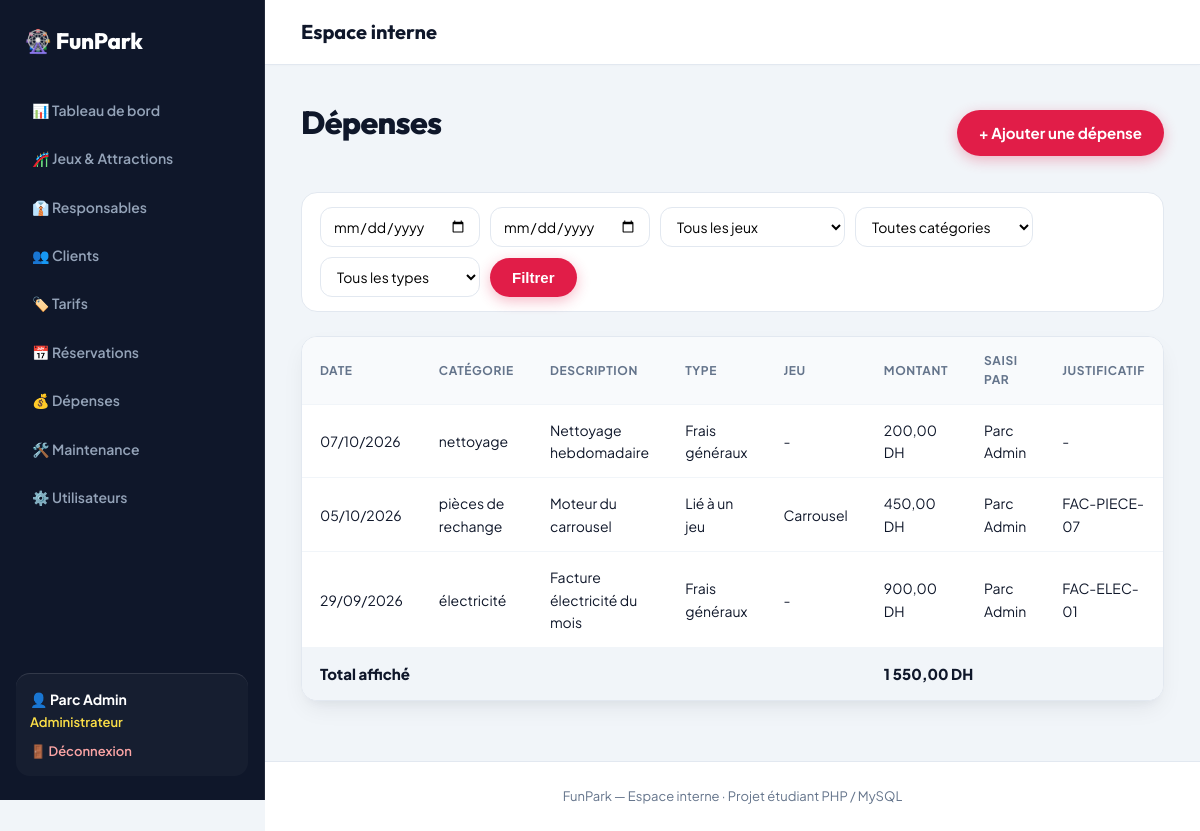
Screenshot of /index.php?page=depenses&action=index (signed in) with the database file from the repository.
### tables this page shows
CREATE TABLE depense (
  id_depense INT AUTO_INCREMENT PRIMARY KEY,
  categorie VARCHAR(50) NOT NULL,
  description VARCHAR(255) NOT NULL,
  montant DECIMAL(10,2) NOT NULL,
  date_depense DATE NOT NULL,
  type ENUM('jeu','general') NOT NULL,
  justificatif VARCHAR(100) NULL,
  id_jeu INT NULL,
  id_utilisateur INT NOT NULL,
  FOREIGN KEY (id_jeu) REFERENCES jeu(id_jeu),
  FOREIGN KEY (id_utilisateur) REFERENCES utilisateur(id_utilisateur)
);

CREATE TABLE utilisateur (
  id_utilisateur INT AUTO_INCREMENT PRIMARY KEY,
  nom VARCHAR(50) NOT NULL,
  prenom VARCHAR(50) NOT NULL,
  email VARCHAR(100) NOT NULL UNIQUE,
  mot_de_passe VARCHAR(255) NOT NULL,
  role ENUM('admin','responsable','agent','client') NOT NULL,
  actif TINYINT(1) NOT NULL DEFAULT 1,
  id_responsable INT NULL,
  id_client INT NULL,
  FOREIGN KEY (id_responsable) REFERENCES responsable(id_responsable),
  FOREIGN KEY (id_client) REFERENCES client(id_client)
);

CREATE TABLE jeu (
  id_jeu INT AUTO_INCREMENT PRIMARY KEY,
  nom VARCHAR(80) NOT NULL,
  description TEXT,
  categorie VARCHAR(50) NOT NULL,
  age_minimum INT NOT NULL DEFAULT 0,
  capacite INT NOT NULL,
  duree_session INT NOT NULL,
  tarif DECIMAL(8,2) NOT NULL,
  etat ENUM('disponible','en_fonctionnement','en_maintenance','hors_service','ferme_temporairement') NOT NULL DEFAULT 'disponible',
  date_mise_service DATE,
  actif TINYINT(1) NOT NULL DEFAULT 1,
  id_responsable INT NULL,
  FOREIGN KEY (id_responsable) REFERENCES responsable(id_responsable)
);

### config/helpers.php (called while the page is built, shortened)
<?php
function libelle($valeur) {
    $textes = [
        'disponible' => 'Disponible', 'en_fonctionnement' => 'En fonctionnement', 'en_maintenance' => 'En maintenance',
        'hors_service' => 'Hors service', 'ferme_temporairement' => 'Fermé temporairement',
        'admin' => 'Administrateur', 'responsable' => 'Responsable de jeu', 'agent' => 'Agent de vente / accueil',
        'client' => 'Client / visiteur',
        'especes' => 'Espèces', 'carte' => 'Carte', 'paye' => 'Payé', 'en_attente' => 'En attente',
        'confirmee' => 'Confirmée', 'payee' => 'Payée', 'utilisee' => 'Utilisée', 'annulee' => 'Annulée',
        'signalee' => 'Signalée', 'planifiee' => 'Planifiée', 'en_cours' => 'En cours', 'terminee' => 'Terminée',
        'jeu' => 'Lié à un jeu', 'general' => 'Frais généraux',
        'individuel' => 'Individuel', 'famille' => 'Famille', 'groupe' => 'Groupe',
        'actif' => 'Actif', 'inactif' => 'Inactif', 'valide' => 'Valide', 'utilise' => 'Utilisé',
        'billet' => 'Billets', 'reservation' => 'Réservation', 'abonnement' => 'Abonnement', 'autre' => 'Autre',
    ];
    return $textes[$valeur] ?? $valeur;
}
function e($texte) {
    return htmlspecialchars((string)$texte, ENT_QUOTES, 'UTF-8');
}
function montant($valeur) {
    return number_format((float)$valeur, 2, ',', ' ') . ' DH';
}
function dateFr($date) {
    return $date ? date('d/m/Y', strtotime($date)) : '-';
}
function url($page, $action = 'index', $params = []) {
    return 'index.php?' . http_build_query(array_merge(['page' => $page, 'action' => $action], $params));
}
function roleActuel() {
    return $_SESSION['user']['role'] ?? '';
}
function vue($fichier, $donnees = [], $mode = null) {
    extract($donnees);
    require RACINE . '/views/layout/header.php';
    require RACINE . '/views/layout/navbar.php';
    require RACINE . '/views/' . $fichier . '.php';
    require RACINE . '/views/layout/footer.php';
}

### controllers/DepenseController.php (called while the page is built, shortened)
<?php
class DepenseController {
    private $pdo, $depense;
    public function __construct($pdo) {
        $this->pdo = $pdo;
        $this->depense = new Depense($pdo);
    }
    public function actionIndex() {
        $filtres = ['date_debut' => $_GET['date_debut'] ?? '', 'date_fin' => $_GET['date_fin'] ?? '', 'id_jeu' => $_GET['id_jeu'] ?? '',
                    'categorie' => $_GET['categorie'] ?? '', 'type' => $_GET['type'] ?? ''];
        $idResp = (roleActuel() === 'responsable') ? (idResponsableSession() ?: -1) : null;
        $depenses = $this->depense->tous($filtres, $idResp);
        $total = 0;
        foreach ($depenses as $d) { $total += $d['montant']; }
        $jeux = (roleActuel() === 'admin') ? (new Jeu($this->pdo))->actifs()
              : (new Jeu($this->pdo))->tous(['q' => '', 'etat' => '', 'categorie' => '', 'id_responsable' => ''], 'responsable', $idResp);
        vue('depenses/index', ['depenses' => $depenses, 'filtres' => $filtres, 'total' => $total, 'jeux' => $jeux]);
    }
}

### index.php (called while the page is built, shortened)
<?php
require RACINE . '/config/helpers.php';
$action = $_GET['action'] ?? 'index';
try {
    $controleur = new $nomClasse(getPDO());
    $methode = 'action' . ucfirst($action);
    $controleur->$methode();
} catch (PDOException $e) {
    die("Erreur de base de données : " . e($e->getMessage()));
}

### models/Depense.php (called while the page is built, shortened)
<?php
class Depense {
    private $pdo;
    public function __construct($pdo) { $this->pdo = $pdo; }
    public function tous($f, $idResponsable = null) {
        $sql = "SELECT d.*, j.nom AS jeu_nom, u.nom AS user_nom, u.prenom AS user_prenom
                FROM depense d LEFT JOIN jeu j ON j.id_jeu = d.id_jeu
                JOIN utilisateur u ON u.id_utilisateur = d.id_utilisateur WHERE 1=1";
        $p = [];
        $sql .= " ORDER BY d.date_depense DESC, d.id_depense DESC";
        $req = $this->pdo->prepare($sql);
        $req->execute($p);
        return $req->fetchAll();
    }
}

### views/depenses/index.php (the view, shortened to what this page needs)
<?php $titrePage = 'Dépenses'; $role = roleActuel(); ?>
<div class="entete"><h1><?= $role === 'responsable' ? 'Dépenses de mes jeux' : 'Dépenses' ?></h1>
    <?php if ($role === 'admin'): ?><a class="btn" href="<?= e(url('depenses', 'ajouter')) ?>">+ Ajouter une dépense</a><?php endif; ?></div>
<form method="get" class="filtres">
    <input type="date" name="date_debut" value="<?= e($filtres['date_debut']) ?>" title="Du">
    <input type="date" name="date_fin" value="<?= e($filtres['date_fin']) ?>" title="Au">
    <select name="id_jeu"><option value="">Tous les jeux</option>
    </select>
    <select name="categorie"><option value="">Toutes catégories</option>
    </select>
    <?php if ($role === 'admin'): ?>
    <select name="type"><option value="">Tous les types</option>
        <option value="general" <?= selectionne($filtres['type'], 'general') ?>>Frais généraux</option></select>
    <?php endif; ?>
    <button class="btn" type="submit">Filtrer</button>
</form>
<div class="tableau"><table>
    <tr><th>Date</th><th>Catégorie</th><th>Description</th><th>Type</th><th>Jeu</th><th>Montant</th><th>Saisi par</th><th>Justificatif</th></tr>
    <?php foreach ($depenses as $d): ?>
    <tr><td><?= dateFr($d['date_depense']) ?></td><td><?= e($d['categorie']) ?></td><td><?= e($d['description']) ?></td>
        <td><?= e(libelle($d['type'])) ?></td><td><?= e($d['jeu_nom'] ?? '-') ?></td><td><?= montant($d['montant']) ?></td>
        <td><?= e($d['user_prenom'] . ' ' . $d['user_nom']) ?></td><td><?= e($d['justificatif'] ?? '-') ?></td></tr>
    <?php endforeach; ?>
    <tr class="total"><td colspan="5">Total affiché</td><td colspan="3"><?= montant($total) ?></td></tr>
</table></div>

### public/css/style.css (style rules this page uses)
:root { --font-body: 'Plus Jakarta Sans', system-ui, -apple-system, sans-serif; --font-heading: 'Outfit', 'Plus Jakarta Sans', sans-serif; --violet: #4f46e5; --violet-fonce: #0f172a; --violet-back: #1e1b4b; --magenta: #e11d48; --magenta-hover: #be123c; --or: #f59e0b; --or-clair: #fde047; --ciel: #0284c7; --emerald: #10b981; --creme: #f8fafc; --blanc: #ffffff; --texte: #0f172a; --texte-doux: #64748b; --bordure: #e2e8f0; --ombre: 0 10px 25px -5px rgba(15, 23, 42, 0.08), 0 8px 10px -6px rgba(15, 23, 42, 0.04); --ombre-forte: 0 20px 35px -5px rgba(15, 23, 42, 0.14), 0 10px 15px -5px rgba(15, 23, 42, 0.08); --rayon: 16px; --rayon-lg: 24px; --nav-h: 76px; --sidebar-w: 265px; }
*, *::before, *::after { box-sizing: border-box; }
html { scroll-behavior: smooth; width: 100%; min-height: 100%; margin: 0; padding: 0; }
body { width: 100%; min-height: 100%; margin: 0; padding: 0; font-family: var(--font-body); background: var(--creme); color: var(--texte); line-height: 1.6; -webkit-font-smoothing: antialiased; }
h1, h2, h3, h4, h5, h6 { font-family: var(--font-heading); font-weight: 700; letter-spacing: -0.02em; }
a { color: var(--violet); text-decoration: none; transition: all 0.2s ease; }
body.mode-admin { display: flex; flex-direction: row; width: 100%; min-height: 100vh; margin: 0; padding: 0; background: #f1f5f9; }
.mode-admin .entete, .mode-admin .filtres, .mode-admin .tableau, .mode-admin table, .mode-admin .cartes, .mode-admin .deux-colonnes, .mode-admin .carte, .mode-admin .formulaire, .mode-admin .message, .mode-admin .bandeau-info, .mode-admin .grille-jeux, .mode-admin .grille-tarifs, .mode-admin .carte-detail-jeu, .mode-admin .detail-jeu-grille { width: 100% !important; max-width: none !important; box-sizing: border-box; }
h1 { font-size: 2rem; margin: 0 0 20px; color: var(--violet-fonce); font-weight: 800; }
.entete { display: flex; justify-content: space-between; align-items: center; flex-wrap: wrap; gap: 16px; margin-bottom: 24px; }
.btn { display: inline-flex; align-items: center; justify-content: center; gap: 8px; background: linear-gradient(135deg, var(--magenta), #e11d48); color: var(--blanc) !important; border: none; padding: 11px 22px; border-radius: 999px; cursor: pointer; font-size: 15px; font-weight: 700; box-shadow: 0 4px 14px rgba(225, 29, 72, 0.3); transition: all 0.2s cubic-bezier(0.16, 1, 0.3, 1); }
.tableau { overflow-x: auto; background: var(--blanc); border-radius: var(--rayon); box-shadow: var(--ombre); border: 1px solid var(--bordure); }
table { width: 100%; border-collapse: collapse; }
th, td { padding: 14px 18px; text-align: left; border-bottom: 1px solid #f1f5f9; font-size: 14px; vertical-align: middle; }
th { background: #f8fafc; color: var(--texte-doux); font-weight: 700; text-transform: uppercase; font-size: 12px; letter-spacing: 0.05em; }
tr:last-child td { border-bottom: none; }
tr.total td { font-weight: 800; background: #f1f5f9; font-size: 15px; }
input[type=text], input[type=email], input[type=password], input[type=number], input[type=date], select, textarea { width: 100%; padding: 12px 14px; border: 1px solid var(--bordure); border-radius: 12px; font-size: 15px; background: var(--blanc); font-family: inherit; transition: all 0.2s ease; }
.filtres { display: flex; flex-wrap: wrap; gap: 10px; align-items: center; margin-bottom: 24px; background: var(--blanc); padding: 14px 18px; border-radius: var(--rayon); border: 1px solid var(--bordure); }
.filtres input, .filtres select { width: auto; min-width: 160px; padding: 9px 12px; font-size: 14px; }

### rows the page displays
depense: date_depense "07/10/2026", categorie "nettoyage", description "Nettoyage hebdomadaire", type "Frais généraux", jeu_nom "-", montant "200,00 DH", id_utilisateur.nom "Parc Admin", justificatif "-"
depense: date_depense "05/10/2026", categorie "pièces de rechange", description "Moteur du carrousel", type "Lié à un jeu", id_jeu.nom "Carrousel", montant "450,00 DH", id_utilisateur.nom "Parc Admin", justificatif "FAC-PIECE-07"
depense: date_depense "29/09/2026", categorie "électricité", description "Facture électricité du mois", type "Frais généraux", jeu_nom "-", montant "900,00 DH", id_utilisateur.nom "Parc Admin", justificatif "FAC-ELEC-01"

### other values shown
$_SESSION['user']['prenom'] . ' ' . $_SESSION['user']['nom'] "Parc Admin"
libelle($role) "Administrateur"
$titrePage "Espace interne"
montant($total) "1 550,00 DH"
